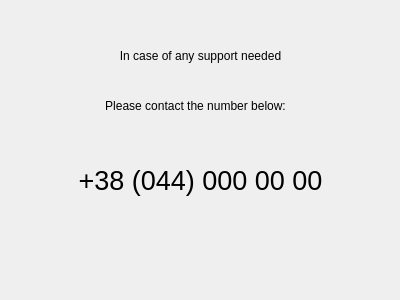
<?xml version="1.0" encoding="UTF-8"?>
<ui version="4.0">
 <class>SupportWidget</class>
 <widget class="QWidget" name="SupportWidget">
  <property name="geometry">
   <rect>
    <x>0</x>
    <y>0</y>
    <width>400</width>
    <height>300</height>
   </rect>
  </property>
  <property name="windowTitle">
   <string>Form</string>
  </property>
  <widget class="QLabel" name="label">
   <property name="geometry">
    <rect>
     <x>60</x>
     <y>40</y>
     <width>281</width>
     <height>31</height>
    </rect>
   </property>
   <property name="text">
    <string>In case of any support needed</string>
   </property>
   <property name="alignment">
    <set>Qt::AlignCenter</set>
   </property>
  </widget>
  <widget class="QLabel" name="label_2">
   <property name="geometry">
    <rect>
     <x>50</x>
     <y>90</y>
     <width>291</width>
     <height>31</height>
    </rect>
   </property>
   <property name="text">
    <string>Please contact the number below:</string>
   </property>
   <property name="alignment">
    <set>Qt::AlignCenter</set>
   </property>
  </widget>
  <widget class="QLabel" name="telLabel">
   <property name="geometry">
    <rect>
     <x>50</x>
     <y>160</y>
     <width>301</width>
     <height>41</height>
    </rect>
   </property>
   <property name="styleSheet">
    <string notr="true">#telLabel { font-size: 20pt; }</string>
   </property>
   <property name="text">
    <string>+38 (044) 000 00 00</string>
   </property>
   <property name="alignment">
    <set>Qt::AlignCenter</set>
   </property>
  </widget>
 </widget>
 <resources/>
 <connections/>
</ui>
